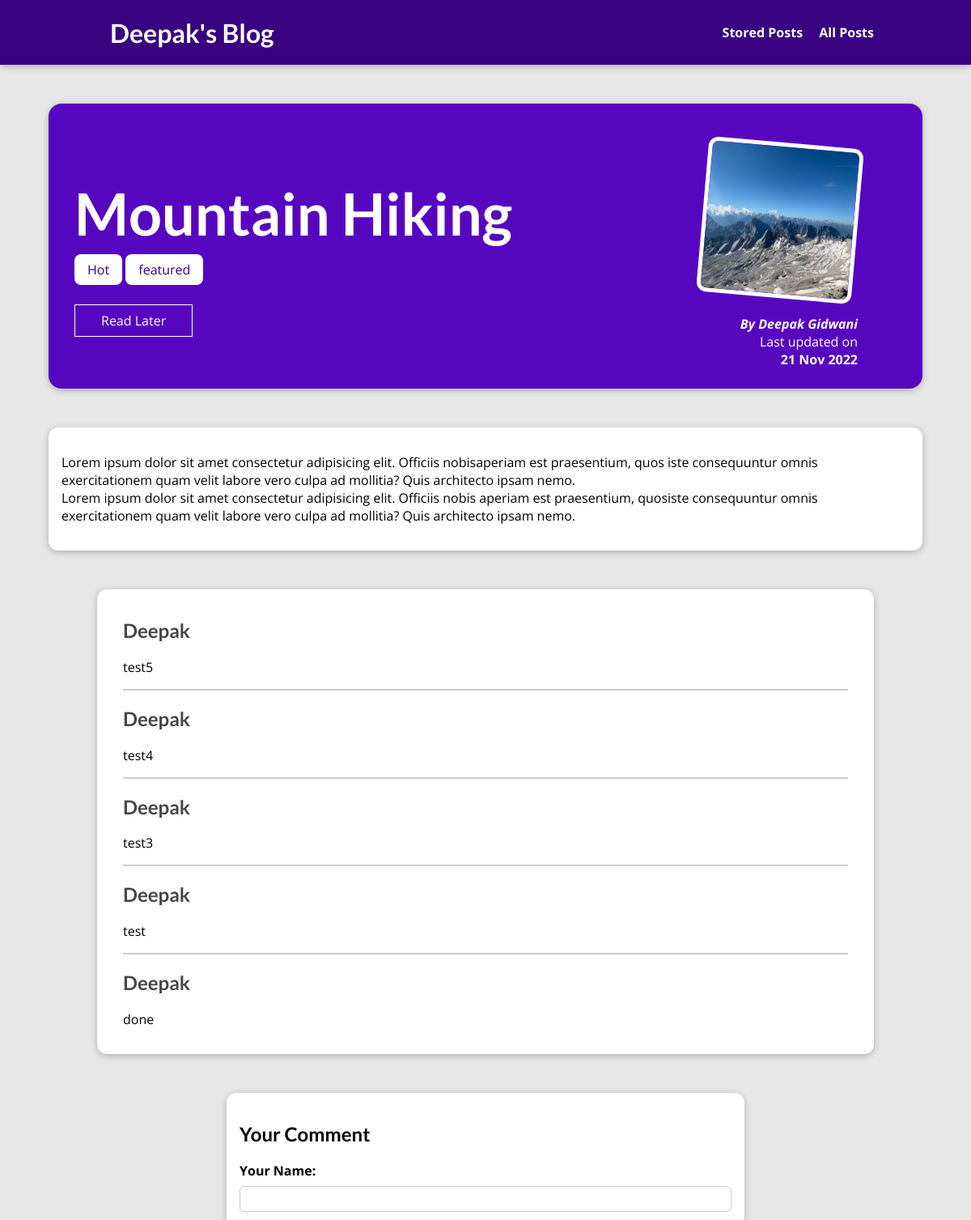
Page /posts/hike-in-the-mountains (upper part) on the earlier database version.
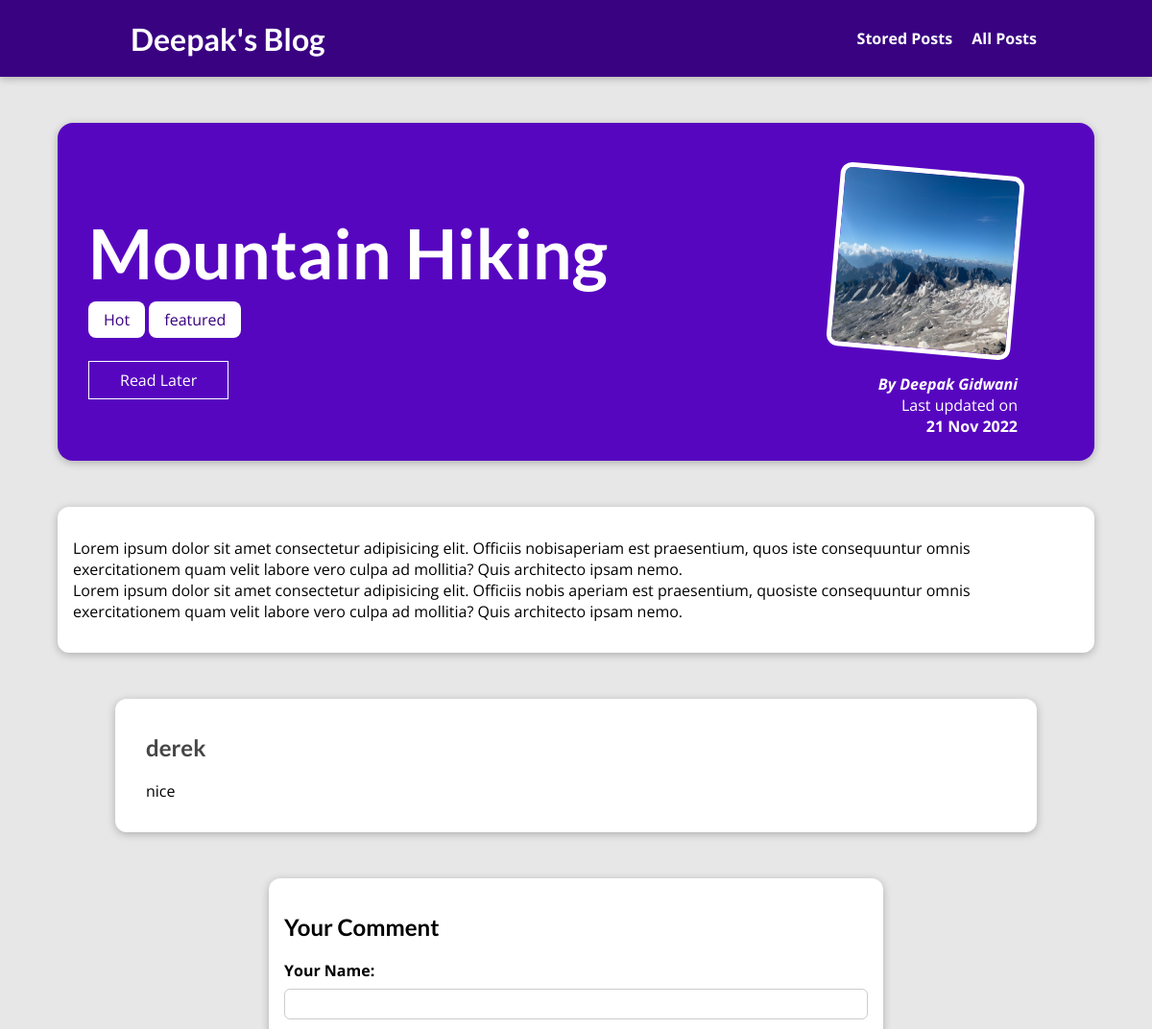
Same page on the later database version.
### blog/models.py (models this page shows, shortened)
class Post(models.Model):
    title = models.CharField(max_length=150)
    excerpt = models.CharField(max_length=200)
    image = models.ImageField(upload_to="posts",null=True)
    date = models.DateField(auto_now=True)
    slug = models.SlugField(unique=True)
    content = models.TextField(validators=[MinLengthValidator(10)])
    author = models.ForeignKey("Author",on_delete=models.SET_NULL,null=True,related_name="posts")
    tags = models.ManyToManyField(Tag)

class Tag(models.Model):
    caption = models.CharField(max_length=20)

class Author(models.Model):
    first_name = models.CharField(max_length=100)
    last_name = models.CharField(max_length=100)
    email_address = models.EmailField()
    def __str__(self):
        return f"{self.first_name} {self.last_name}"

class Comment(models.Model):
    user_name = models.CharField(max_length=120)
    user_email = models.EmailField()
    text = models.TextField(max_length=400)
    post = models.ForeignKey("Post",on_delete=models.CASCADE,related_name="comments") # post delete m comment bhi delete ho jaye

### blog/views.py (the view, shortened to what this page needs)
# urls.py: path("posts/<slug:slug>",views.SinglePostView.as_view(), name="post-detail-page"),
class SinglePostView(View):
    def get(self,request,slug):
        context = self.common(slug)
        stored_posts = request.session.get("stored_posts")
        if stored_posts is not None:
            is_saved_for_later = context["post"].id in stored_posts
        else:
            is_saved_for_later = False
        context["saved_for_later"]=is_saved_for_later
        return render(request,"blog/post-detail.html",context)
    def common(self,slug):
        post = Post.objects.get(slug=slug)
        post_tags = post.tags.all()
        comment_form = CommentForm()
        comment = post.comments.all().order_by("-id")
        context = {
            "post":post,
            "post_tags":post_tags,
            "comment_form":comment_form,
            "comments":comment
        }
        return context

### blog/forms.py
class CommentForm(forms.ModelForm):
    class Meta:
        model = Comment
        exclude = ["post"]
        labels = {
            "user_name":"Your Name",
            "user_email":"Your Email",
            "text":"Your Comment"
        }

### blog/templates/blog/post-detail.html (shortened to what this page needs)
{% extends "base.html" %}
{% load static %}
{% block css_files %}
<link rel="stylesheet" href="{% static 'blog/post-detail.css' %}">
{% endblock %}
{% block content %}
<section id="summary">
    <h2>{{post.title}}</h2>
    <div>
        {% for tag in post_tags %}
            <span class="tag">{{tag.caption}}</span>
        {% endfor %}
    </div>
    <div id="read-later">
        <form action="{% url 'read-later' %}" method="POST">
            <button>
                {% if saved_for_later %}
                    Remove from "Read Later" List
                {% else %}
                    Read Later
                {% endif %}
            </button>
        </form>
    </div>
    <article>
        <img src="{{ post.image.url }}" alt="{{post.title}}">
        <address>By <a href="mailto:{{post.author.email_address}}">{{post.author}}</a></address>
        <div>Last updated on</div> <time>{{post.date|date:"d M Y"}}</time>
    </article>
</section>
<main>
    {{post.content|linebreaks}}
</main>
<section id="comments">
    <ul>
        {% for comment in comments %}
            <li>
                <h2>{{ comment.user_name }}</h2>
                <p>{{ comment.text|linebreaks }}</p>
            </li>
        {% endfor %}
        </ul>
</section>
<section id="comment-form">
    <h2>Your Comment</h2>
    <form action="{% url 'post-detail-page' post.slug %}" method="POST">
        {% for form_field in comment_form %}
            <div class="form-control">
                {{ form_field.label_tag }}
                {{ form_field }}
            </div>
        {% endfor %}
    </form>
</section>
{% endblock content %}

### templates/base.html (shortened to what this page needs)
{% load static %}
<!DOCTYPE html>
<html lang="en">
<head>
    <link rel="stylesheet" href="{% static 'app.css' %}">
    {% block css_files %}{% endblock css_files %}
</head>
<body>
    <header id="main-navigation">
        <h1><a href="{% url 'starting-page' %}">Deepak's Blog</a></h1>
        <nav>
            <a href="{% url 'read-later' %}">Stored Posts</a>
            <a href="{% url 'post-page' %}">All Posts</a>
        </nav>
    </header>
{% block content %}{% endblock content %}
</body>
</html>

### static/app.css (style rules this page uses)
* { box-sizing: border-box; }
html { font-family: 'Open Sans', 'Lato', sans-serif; }
body { margin: 0; }
h1, h2, h3 { font-family: 'Lato', sans-serif; font-weight: bold; }
#main-navigation { width: 100%; height: 5rem; display: flex; justify-content: space-between; align-items: center; padding: 0 10%; position: absolute; top: 0; left: 0; }
#main-navigation a { text-decoration: none; color: white; font-weight: bold; margin-left: 1rem; }
#main-navigation { background-color: #390281; box-shadow: 0 2px 8px rgba(0, 0, 0, 0.25); }

### blog/static/blog/post-detail.css (style rules this page uses)
body { background-color: #e7e7e7; }
#main-navigation { background-color: #390281; box-shadow: 0 2px 8px rgba(0, 0, 0, 0.25); }
#summary { margin: 8rem auto 3rem auto; padding: 2rem; width: 90%; max-width: 90rem; border-radius: 16px; background-color: #5706c0; position: relative; box-shadow: 0 2px 8px rgba(0, 0, 0, 0.25); height: 22rem; }
#summary h2 { color: white; font-size: 4.5rem; margin-bottom: 1rem; }
#summary article { position: absolute; top: 2rem; right: 3rem; padding: 1rem 2rem; border-radius: 12px; text-align: right; color: white; }
#summary article img { width: 12rem; height: 12rem; border-radius: 12px; transform: rotateZ(5deg); border: 5px solid white; margin-bottom: 1rem; }
#summary address { font-weight: bold; }
#summary a { color: white; text-decoration: none; }
#summary time { font-weight: bold; }
#read-later { margin: 2rem 0; }
#read-later button { background-color: transparent; border: 1px solid white; padding: 0.5rem 2rem; font: inherit; color: white; cursor: pointer; }
main { width: 90%; max-width: 90rem; margin: 3rem auto; background-color: white; padding: 1rem; border-radius: 12px; box-shadow: 0 2px 8px rgba(0, 0, 0, 0.25); }
.tag { background-color: white; color: #390281; padding: 0.5rem 1rem; border-radius: 8px; }
#comment-form { margin: 3rem auto; width: 90%; max-width: 40rem; border-radius: 12px; background-color: white; box-shadow: 0 2px 8px rgba(0, 0, 0, 0.25); padding: 1rem; }
.form-control { margin-bottom: 1rem; }
.form-control label { font-weight: bold; margin-bottom: 0.5rem; display: block; }
.form-control input, .form-control textarea { display: block; width: 100%; font: inherit; padding: 0.25rem; border-radius: 6px; border: 1px solid #ccc; }
#comments { margin: 3rem auto; width: 90%; max-width: 60rem; border-radius: 12px; background-color: white; box-shadow: 0 2px 8px rgba(0, 0, 0, 0.25); padding: 1rem 2rem; }
#comments ul { list-style: none; margin: 0; padding: 0; }
#comments li { margin-bottom: 1rem; border-bottom: 2px solid #ccc; }
#comments li:last-of-type { border-bottom: none; }
#comments h2 { color: #464646; }

Differences in the rows shown:
removed Comment: user_name "Deepak", text "test4"
removed Comment: user_name "Deepak", text "test3"
removed Comment: user_name "Deepak", text "test"
removed Comment: user_name "Deepak", text "done"
changed Comment: user_name "Deepak" → "derek"; text "test5" → "nice"
